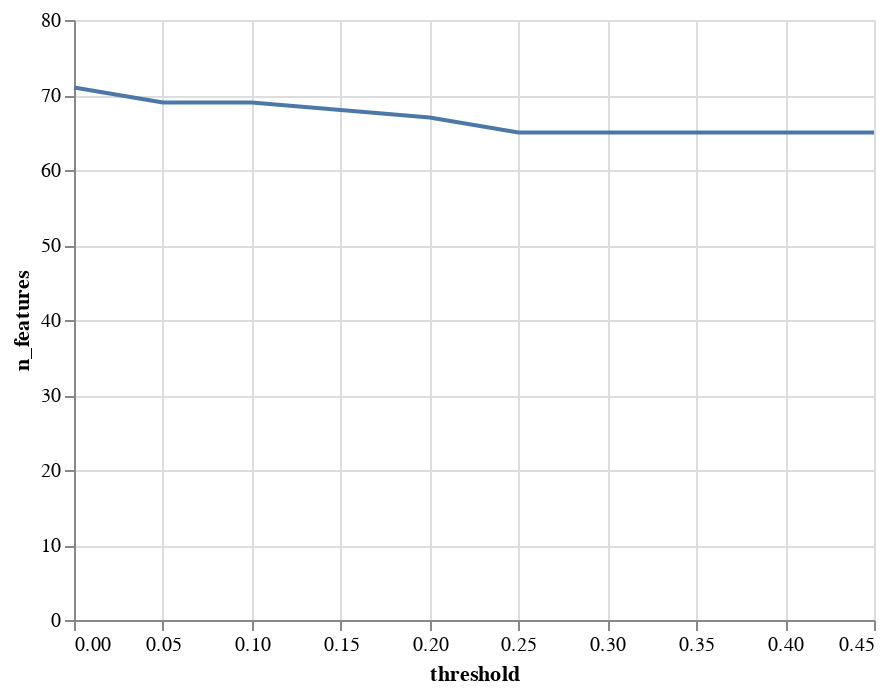

Notebook cell for this chart:
### Markdown cell above
We can use a variance threshold to take care of numerical features that are highly sparse. This can be visualized by plotting change in selected features vs variance threshold, as we do below

### Code cell
from sklearn.feature_selection import VarianceThreshold

data_num = data.select_dtypes(exclude='object')

x_eda = data_num.iloc[:, :-1] # Take until the last column
y_eda = data_num.iloc[:, -1] # Take the last column

transform = VarianceThreshold()

variance_thresholds = np.arange(start=0.0, stop=0.5, step=0.05)

results = []

for t in variance_thresholds:
    
    transform = VarianceThreshold(threshold=t)
    
    X_sel = transform.fit_transform(x_eda)
    print()
    rows, cols = X_sel.shape
    n_features = cols
    print('Threshold=%.2f, Features=%d' % (t, n_features))
    
    results.append(n_features)
    
d2 = pd.DataFrame({'threshold': variance_thresholds, 'n_features': results})
alt.Chart(d2).mark_line().encode(
    x='threshold',
    y='n_features')

### Figure 1 — Vega-Lite specification as saved in the notebook (floating-point values rounded to 4 significant figures)
{"config": {"view": {"continuousWidth": 400, "continuousHeight": 300}}, "data": {"name": "data-87b747a26faeeea93acf76258e61026a"}, "mark": "line", "encoding": {"x": {"field": "threshold", "type": "quantitative"}, "y": {"field": "n_features", "type": "quantitative"}}, "$schema": "https://vega.github.io/schema/vega-lite/v4.17.0.json", "datasets": {"data-87b747a26faeeea93acf76258e61026a": [{"threshold": 0.0, "n_features": 71}, {"threshold": 0.05, "n_features": 69}, {"threshold": 0.1, "n_features": 69}, {"threshold": 0.15, "n_features": 68}, {"threshold": 0.2, "n_features": 67}, {"threshold": 0.25, "n_features": 65}, {"threshold": 0.3, "n_features": 65}, {"threshold": 0.35, "n_features": 65}, {"threshold": 0.4, "n_features": 65}, {"threshold": 0.45, "n_features": 65}]}}
